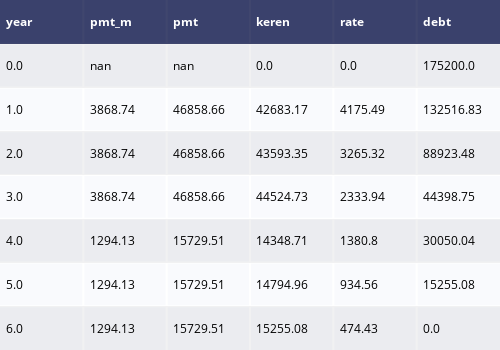
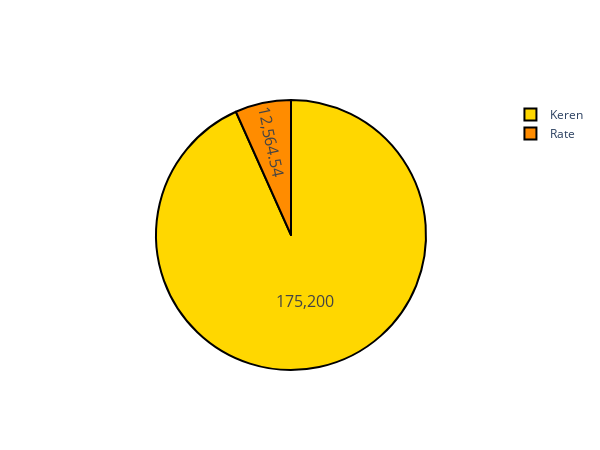
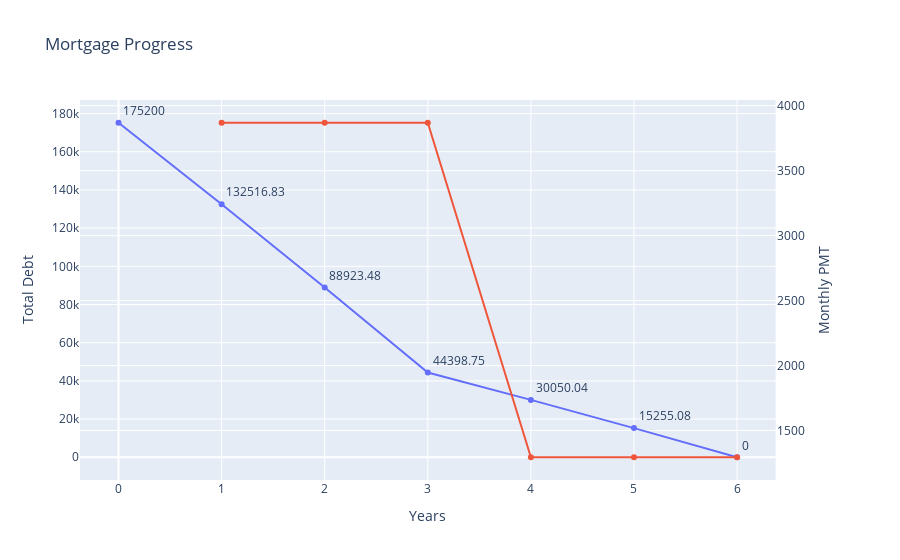
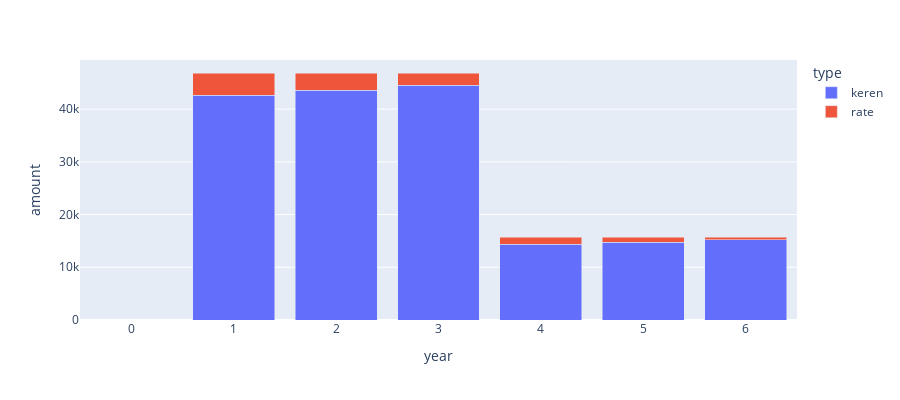

The cell these charts' notebook holds for them, in order:
### Code cell
# years,debt,r,

Kalaz =0.4
Praim = 0.35
Zmuda = 0.25

#D2021
# big_loan( 5,166000,0.017,
#          15,166000,0.01,
#          10,100000,0.0111)

# D2023
# big_loan( 4,120400,0.017,
#          4,42000,0.0515,
#          7,91800,0.0111)

# D2024
big_loan( 3,90300,0.017,
         0,0,0.0515,
         6,84900,0.0111)

#F
# big_loan(13,429030,0.0238,
#          27,270000,0.0116,
#          30,200000,0.0313)

#El
# big_loan(19,352917 ,0.0372,
#          19,166045 ,0.0085,
#          19, 59591 ,0.0362)

#Ed
# big_loan(30,523600 ,0.0365,
#          30,523600 ,0.0515,
#          30,261800 ,0.021)

#W
# big_loan(25,1000000*Kalaz,0.035,
#          25,1000000*Praim,0.0275,
#          25,1000000*Zmuda,0.03)

### Figure 1 — Plotly figure (JSON) as saved in the notebook; plotly's stock layout.template omitted (floating-point values rounded to 4 significant figures)
{"data": [{"colorscale": [[0, "#00083e"], [0.5, "#ededee"], [1, "#ffffff"]], "hoverinfo": "none", "opacity": 0.75, "showscale": false, "type": "heatmap", "z": [[0, 0, 0, 0, 0, 0], [0.5, 0.5, 0.5, 0.5, 0.5, 0.5], [1, 1, 1, 1, 1, 1], [0.5, 0.5, 0.5, 0.5, 0.5, 0.5], [1, 1, 1, 1, 1, 1], [0.5, 0.5, 0.5, 0.5, 0.5, 0.5], [1, 1, 1, 1, 1, 1], [0.5, 0.5, 0.5, 0.5, 0.5, 0.5]]}], "layout": {"annotations": [{"align": "left", "font": {"color": "#ffffff"}, "showarrow": false, "text": "<b>year</b>", "x": -0.45, "xanchor": "left", "xref": "x", "y": 0, "yref": "y"}, {"align": "left", "font": {"color": "#ffffff"}, "showarrow": false, "text": "<b>pmt_m</b>", "x": 0.55, "xanchor": "left", "xref": "x", "y": 0, "yref": "y"}, {"align": "left", "font": {"color": "#ffffff"}, "showarrow": false, "text": "<b>pmt</b>", "x": 1.55, "xanchor": "left", "xref": "x", "y": 0, "yref": "y"}, {"align": "left", "font": {"color": "#ffffff"}, "showarrow": false, "text": "<b>keren</b>", "x": 2.55, "xanchor": "left", "xref": "x", "y": 0, "yref": "y"}, {"align": "left", "font": {"color": "#ffffff"}, "showarrow": false, "text": "<b>rate</b>", "x": 3.55, "xanchor": "left", "xref": "x", "y": 0, "yref": "y"}, {"align": "left", "font": {"color": "#ffffff"}, "showarrow": false, "text": "<b>debt</b>", "x": 4.55, "xanchor": "left", "xref": "x", "y": 0, "yref": "y"}, {"align": "left", "font": {"color": "#000000"}, "showarrow": false, "text": "0.0", "x": -0.45, "xanchor": "left", "xref": "x", "y": 1, "yref": "y"}, {"align": "left", "font": {"color": "#000000"}, "showarrow": false, "text": "nan", "x": 0.55, "xanchor": "left", "xref": "x", "y": 1, "yref": "y"}, {"align": "left", "font": {"color": "#000000"}, "showarrow": false, "text": "nan", "x": 1.55, "xanchor": "left", "xref": "x", "y": 1, "yref": "y"}, {"align": "left", "font": {"color": "#000000"}, "showarrow": false, "text": "0.0", "x": 2.55, "xanchor": "left", "xref": "x", "y": 1, "yref": "y"}, {"align": "left", "font": {"color": "#000000"}, "showarrow": false, "text": "0.0", "x": 3.55, "xanchor": "left", "xref": "x", "y": 1, "yref": "y"}, {"align": "left", "font": {"color": "#000000"}, "showarrow": false, "text": "175200.0", "x": 4.55, "xanchor": "left", "xref": "x", "y": 1, "yref": "y"}, {"align": "left", "font": {"color": "#000000"}, "showarrow": false, "text": "1.0", "x": -0.45, "xanchor": "left", "xref": "x", "y": 2, "yref": "y"}, {"align": "left", "font": {"color": "#000000"}, "showarrow": false, "text": "3868.74", "x": 0.55, "xanchor": "left", "xref": "x", "y": 2, "yref": "y"}, {"align": "left", "font": {"color": "#000000"}, "showarrow": false, "text": "46858.66", "x": 1.55, "xanchor": "left", "xref": "x", "y": 2, "yref": "y"}, {"align": "left", "font": {"color": "#000000"}, "showarrow": false, "text": "42683.17", "x": 2.55, "xanchor": "left", "xref": "x", "y": 2, "yref": "y"}, {"align": "left", "font": {"color": "#000000"}, "showarrow": false, "text": "4175.49", "x": 3.55, "xanchor": "left", "xref": "x", "y": 2, "yref": "y"}, {"align": "left", "font": {"color": "#000000"}, "showarrow": false, "text": "132516.83", "x": 4.55, "xanchor": "left", "xref": "x", "y": 2, "yref": "y"}, {"align": "left", "font": {"color": "#000000"}, "showarrow": false, "text": "2.0", "x": -0.45, "xanchor": "left", "xref": "x", "y": 3, "yref": "y"}, {"align": "left", "font": {"color": "#000000"}, "showarrow": false, "text": "3868.74", "x": 0.55, "xanchor": "left", "xref": "x", "y": 3, "yref": "y"}, {"align": "left", "font": {"color": "#000000"}, "showarrow": false, "text": "46858.66", "x": 1.55, "xanchor": "left", "xref": "x", "y": 3, "yref": "y"}, {"align": "left", "font": {"color": "#000000"}, "showarrow": false, "text": "43593.35", "x": 2.55, "xanchor": "left", "xref": "x", "y": 3, "yref": "y"}, {"align": "left", "font": {"color": "#000000"}, "showarrow": false, "text": "3265.32", "x": 3.55, "xanchor": "left", "xref": "x", "y": 3, "yref": "y"}, {"align": "left", "font": {"color": "#000000"}, "showarrow": false, "text": "88923.48", "x": 4.55, "xanchor": "left", "xref": "x", "y": 3, "yref": "y"}, {"align": "left", "font": {"color": "#000000"}, "showarrow": false, "text": "3.0", "x": -0.45, "xanchor": "left", "xref": "x", "y": 4, "yref": "y"}, {"align": "left", "font": {"color": "#000000"}, "showarrow": false, "text": "3868.74", "x": 0.55, "xanchor": "left", "xref": "x", "y": 4, "yref": "y"}, {"align": "left", "font": {"color": "#000000"}, "showarrow": false, "text": "46858.66", "x": 1.55, "xanchor": "left", "xref": "x", "y": 4, "yref": "y"}, {"align": "left", "font": {"color": "#000000"}, "showarrow": false, "text": "44524.73", "x": 2.55, "xanchor": "left", "xref": "x", "y": 4, "yref": "y"}, {"align": "left", "font": {"color": "#000000"}, "showarrow": false, "text": "2333.94", "x": 3.55, "xanchor": "left", "xref": "x", "y": 4, "yref": "y"}, {"align": "left", "font": {"color": "#000000"}, "showarrow": false, "text": "44398.75", "x": 4.55, "xanchor": "left", "xref": "x", "y": 4, "yref": "y"}, {"align": "left", "font": {"color": "#000000"}, "showarrow": false, "text": "4.0", "x": -0.45, "xanchor": "left", "xref": "x", "y": 5, "yref": "y"}, {"align": "left", "font": {"color": "#000000"}, "showarrow": false, "text": "1294.13", "x": 0.55, "xanchor": "left", "xref": "x", "y": 5, "yref": "y"}, {"align": "left", "font": {"color": "#000000"}, "showarrow": false, "text": "15729.51", "x": 1.55, "xanchor": "left", "xref": "x", "y": 5, "yref": "y"}, {"align": "left", "font": {"color": "#000000"}, "showarrow": false, "text": "14348.71", "x": 2.55, "xanchor": "left", "xref": "x", "y": 5, "yref": "y"}, {"align": "left", "font": {"color": "#000000"}, "showarrow": false, "text": "1380.8", "x": 3.55, "xanchor": "left", "xref": "x", "y": 5, "yref": "y"}, {"align": "left", "font": {"color": "#000000"}, "showarrow": false, "text": "30050.04", "x": 4.55, "xanchor": "left", "xref": "x", "y": 5, "yref": "y"}, {"align": "left", "font": {"color": "#000000"}, "showarrow": false, "text": "5.0", "x": -0.45, "xanchor": "left", "xref": "x", "y": 6, "yref": "y"}, {"align": "left", "font": {"color": "#000000"}, "showarrow": false, "text": "1294.13", "x": 0.55, "xanchor": "left", "xref": "x", "y": 6, "yref": "y"}, {"align": "left", "font": {"color": "#000000"}, "showarrow": false, "text": "15729.51", "x": 1.55, "xanchor": "left", "xref": "x", "y": 6, "yref": "y"}, {"align": "left", "font": {"color": "#000000"}, "showarrow": false, "text": "14794.96", "x": 2.55, "xanchor": "left", "xref": "x", "y": 6, "yref": "y"}, {"align": "left", "font": {"color": "#000000"}, "showarrow": false, "text": "934.56", "x": 3.55, "xanchor": "left", "xref": "x", "y": 6, "yref": "y"}, {"align": "left", "font": {"color": "#000000"}, "showarrow": false, "text": "15255.08", "x": 4.55, "xanchor": "left", "xref": "x", "y": 6, "yref": "y"}, {"align": "left", "font": {"color": "#000000"}, "showarrow": false, "text": "6.0", "x": -0.45, "xanchor": "left", "xref": "x", "y": 7, "yref": "y"}, {"align": "left", "font": {"color": "#000000"}, "showarrow": false, "text": "1294.13", "x": 0.55, "xanchor": "left", "xref": "x", "y": 7, "yref": "y"}, {"align": "left", "font": {"color": "#000000"}, "showarrow": false, "text": "15729.51", "x": 1.55, "xanchor": "left", "xref": "x", "y": 7, "yref": "y"}, {"align": "left", "font": {"color": "#000000"}, "showarrow": false, "text": "15255.08", "x": 2.55, "xanchor": "left", "xref": "x", "y": 7, "yref": "y"}, {"align": "left", "font": {"color": "#000000"}, "showarrow": false, "text": "474.43", "x": 3.55, "xanchor": "left", "xref": "x", "y": 7, "yref": "y"}, {"align": "left", "font": {"color": "#000000"}, "showarrow": false, "text": "0.0", "x": 4.55, "xanchor": "left", "xref": "x", "y": 7, "yref": "y"}], "autosize": false, "height": 350, "margin": {"b": 0, "l": 0, "r": 0, "t": 0}, "width": 500, "xaxis": {"dtick": 1, "gridwidth": 2, "showticklabels": false, "tick0": -0.5, "ticks": "", "zeroline": false}, "yaxis": {"autorange": "reversed", "dtick": 1, "gridwidth": 2, "showticklabels": false, "tick0": 0.5, "ticks": "", "zeroline": false}}}

### Figure 2 — Plotly figure (JSON) as saved in the notebook; plotly's stock layout.template omitted (floating-point values rounded to 4 significant figures)
{"data": [{"hoverinfo": "label+percent", "labels": ["Keren", "Rate"], "marker": {"colors": ["gold", "darkorange"], "line": {"color": "#000000", "width": 2}}, "textfont": {"size": 16}, "textinfo": "value", "type": "pie", "values": [175200.0, 12560.0]}], "layout": {"autosize": false, "height": 450, "width": 600}}

### Figure 3 — Plotly figure (JSON) as saved in the notebook; plotly's stock layout.template omitted (floating-point values rounded to 4 significant figures)
{"data": [{"hovertemplate": "year=%{x}<br>debt=%{text}<extra></extra>", "legendgroup": "", "line": {"dash": "solid"}, "marker": {"symbol": "circle"}, "mode": "text+lines+markers", "name": "", "orientation": "v", "showlegend": false, "text": [175200, 132500.0, 88920.0, 44400.0, 30050.0, 15260.0, 0], "textposition": "top right", "type": "scatter", "x": [0, 1, 2, 3, 4, 5, 6], "xaxis": "x", "y": [175200, 132500.0, 88920.0, 44400.0, 30050.0, 15260.0, 0], "yaxis": "y"}, {"hovertemplate": "year=%{x}<br>pmt_m=%{y}<extra></extra>", "legendgroup": "", "line": {"dash": "solid"}, "marker": {"symbol": "circle"}, "mode": "lines+markers", "name": "", "orientation": "v", "showlegend": false, "type": "scatter", "x": [0, 1, 2, 3, 4, 5, 6], "xaxis": "x", "y": [null, 3869.0, 3869.0, 3869.0, 1294.0, 1294.0, 1294.0], "yaxis": "y2"}], "layout": {"title": {"text": "Mortgage Progress"}, "xaxis": {"anchor": "y", "domain": [0, 0.94], "title": {"text": "Years"}}, "yaxis": {"anchor": "x", "domain": [0, 1], "title": {"text": "Total Debt"}}, "yaxis2": {"anchor": "x", "overlaying": "y", "range": [0, null], "side": "right", "title": {"text": "Monthly PMT"}}}}

### Figure 4 — Plotly figure (JSON) as saved in the notebook; plotly's stock layout.template omitted (floating-point values rounded to 4 significant figures)
{"data": [{"alignmentgroup": "True", "hovertemplate": "type=keren<br>year=%{x}<br>amount=%{y}<extra></extra>", "legendgroup": "keren", "marker": {"color": "#636efa", "pattern": {"shape": ""}}, "name": "keren", "offsetgroup": "keren", "orientation": "v", "showlegend": true, "textposition": "auto", "type": "bar", "x": [0, 1, 2, 3, 4, 5, 6], "xaxis": "x", "y": [0, 42680.0, 43590.0, 44520.0, 14350.0, 14790.0, 15260.0], "yaxis": "y"}, {"alignmentgroup": "True", "hovertemplate": "type=rate<br>year=%{x}<br>amount=%{y}<extra></extra>", "legendgroup": "rate", "marker": {"color": "#EF553B", "pattern": {"shape": ""}}, "name": "rate", "offsetgroup": "rate", "orientation": "v", "showlegend": true, "textposition": "auto", "type": "bar", "x": [0, 1, 2, 3, 4, 5, 6], "xaxis": "x", "y": [0, 4175.0, 3265.0, 2334.0, 1381.0, 934.6, 474.4], "yaxis": "y"}], "layout": {"barmode": "stack", "height": 400, "legend": {"title": {"text": "type"}, "tracegroupgap": 0}, "margin": {"t": 60}, "xaxis": {"anchor": "y", "domain": [0, 1], "title": {"text": "year"}}, "yaxis": {"anchor": "x", "domain": [0, 1], "title": {"text": "amount"}}}}
